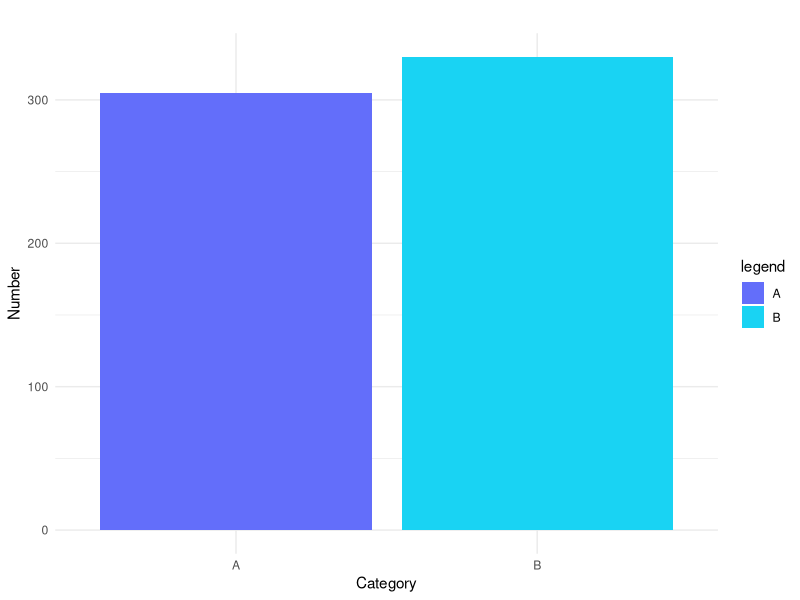

Write the R code that produced this figure.
## ---- chunk 1
knitr::opts_chunk$set(echo = FALSE)
knitr::opts_chunk$set(cache = TRUE)
## ---- chunk 2
setwd("/home/diego/UNITS/DSSC/DataVisualization/Data_Viz")


library(dplyr)
library(ggplot2)
library(knitr)
library(cowplot)
library(kableExtra)

options(knitr.table.format = "html")
## ---- chunk 3
data = read.csv("group1_data.csv")
data$X <- NULL
## ---- chunk 4
data[1:10,] %>% kable(align = "c") %>%
  kable_styling(bootstrap_options = "striped", font_size = 20, full_width = T)
## ---- chunk 5
ggplot(data = data) + geom_bar(mapping = aes(x=Category, fill=Category)) +
  xlab("Category") +
  ylab("Number") +
  labs(title="") + theme_minimal() + 
  scale_fill_manual("legend", values = c("A" = "#636efa", "B" = "#19d3f3"))
